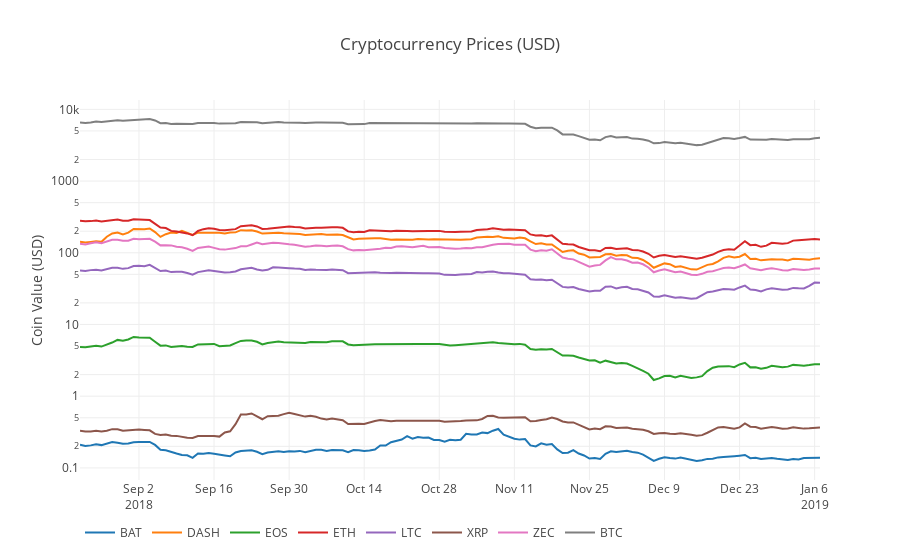

Source (notebook cell):
### Code cell
# Chart all of the altocoin prices
df_scatter(combined_df, 'Cryptocurrency Prices (USD)', \
    seperate_y_axis=False, y_axis_label='Coin Value (USD)', scale='log')

### Figure 1 — Plotly figure (JSON) as saved in the notebook; plotly's stock layout.template omitted (floating-point values rounded to 4 significant figures; data arrays with more than 128 entries replaced by an {"elided": "..."} marker saying what was removed)
{"data": [{"name": "BAT", "type": "scatter", "uid": "09c8a717-9e5e-4c95-87f6-25930bce3b57", "visible": true, "x": {"elided": "139 str values"}, "y": {"elided": "139 float values"}}, {"name": "DASH", "type": "scatter", "uid": "e734adcc-5e8b-4337-91cc-55d910590318", "visible": true, "x": {"elided": "139 str values"}, "y": {"elided": "139 float values"}}, {"name": "EOS", "type": "scatter", "uid": "42bde92e-458c-4f8f-969c-c6de8257053e", "visible": true, "x": {"elided": "139 str values"}, "y": {"elided": "139 float values"}}, {"name": "ETH", "type": "scatter", "uid": "e4fddcb4-c35c-4d8c-a921-4c8f03d3471f", "visible": true, "x": {"elided": "139 str values"}, "y": {"elided": "139 float values"}}, {"name": "LTC", "type": "scatter", "uid": "0cfa9e37-8eab-4706-a324-c809401fc08f", "visible": true, "x": {"elided": "139 str values"}, "y": {"elided": "139 float values"}}, {"name": "XRP", "type": "scatter", "uid": "149cd1f9-8d54-45a4-8647-86e81a48dc91", "visible": true, "x": {"elided": "139 str values"}, "y": {"elided": "139 float values"}}, {"name": "ZEC", "type": "scatter", "uid": "3ada293c-2ad5-469d-ab8f-533c316aec35", "visible": true, "x": {"elided": "139 str values"}, "y": {"elided": "139 float values"}}, {"name": "BTC", "type": "scatter", "uid": "764cae64-e16b-40bc-a803-4fd856372337", "visible": true, "x": {"elided": "139 str values"}, "y": {"elided": "139 float values"}}], "layout": {"legend": {"orientation": "h"}, "title": {"text": "Cryptocurrency Prices (USD)"}, "xaxis": {"type": "date"}, "yaxis": {"showticklabels": true, "title": {"text": "Coin Value (USD)"}, "type": "log"}}}
